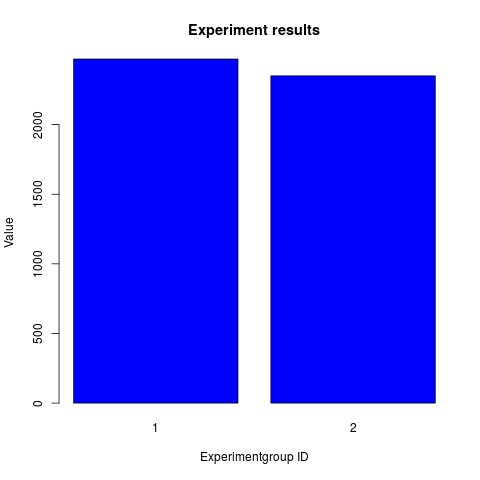

Here is the R script that generated this plot:
filename <- 'experiment1'
library(jsonlite)
data_JSON <- fromJSON(paste(filename, '.json', sep=""))
data <- as.data.frame(data_JSON)

experimentgroup_IDs <- data$dataitems.experimentgroup
experimentgroup_names <- data$dataitems.experimentgroup
values <- data$dataitems.value                         

data.parsed <- list()
for( i in 1:length(experimentgroup_IDs)) {
	id <- experimentgroup_IDs[i]
	expgroup_name <- experimentgroup_names[i]
	value <- values[i]
	if(length(data.parsed) < id || is.null(data.parsed[[id]])) {
		data.parsed[[id]] <- list(experimentgroup_name=expgroup_name, value=value)
	} else {
		data.parsed[[id]]$value <- data.parsed[[id]]$value + value
	}
}
values <- list()
experimentgroups <- list()
for(i in 1:length(data.parsed)) {
	if(!is.null(data.parsed[[i]])) {
		values <- c(values, data.parsed[[i]]$value)
		experimentgroups <- c(experimentgroups, i)
	}
}

png(file=paste(filename, '.png', sep=""))
barplot(unlist(values), names.arg = unlist(experimentgroups), xlab = 'Experimentgroup ID', ylab = 'Value', col = 'blue', main = 'Experiment results', border='black')
dev.off()